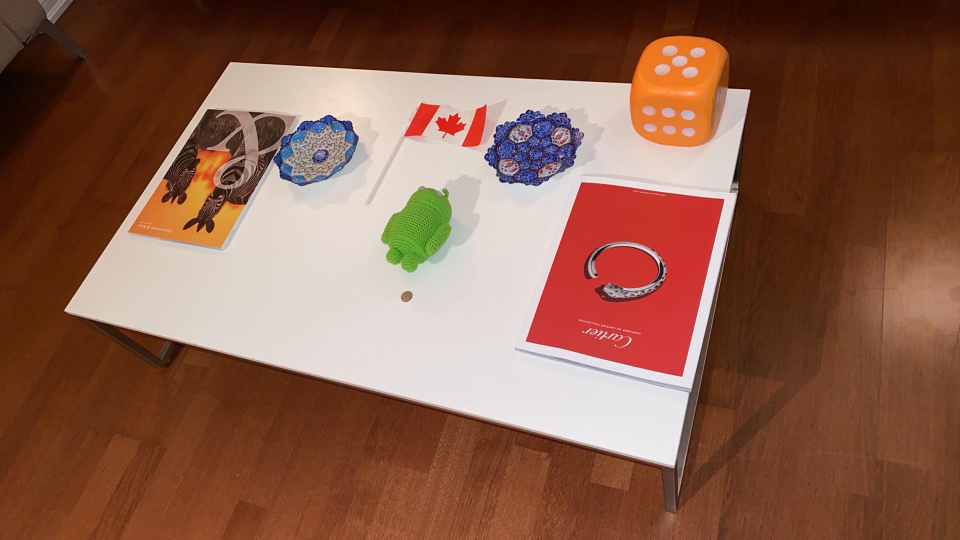
#> input picture src/images/1/right.jpg, 1920 x 1080 px (shown at 1/2 size)
$ python fruit_box.py --input images/1/right.jpg
#> lines starting #> are read from the running program, lines starting #| are printed output that depends on the picture
from PIL import Image
import argparse
import numpy as np
import matplotlib.pyplot as plt
import cv2

parser = argparse.ArgumentParser(description='Object labelling tool')
parser.add_argument('--input',
                    help='Image source')

args = parser.parse_args()

image_name = args.input
image = cv2.imread(image_name)
#> image is the input picture: shape (1080, 1920, 3); mean B, G, R 75.1, 93.6, 136.6

image = cv2.resize(image, (image.shape[1] // 4, image.shape[0] // 4))
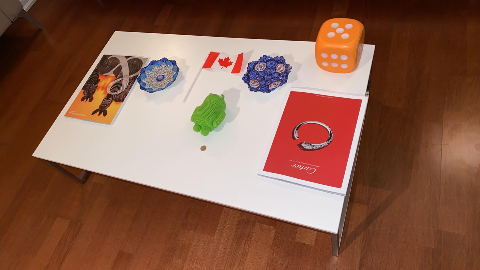
#> image: shape (270, 480, 3); mean B, G, R 75.2, 93.7, 136.8
# image = np.array(image)

show_crosshair = False
from_center = False
#> (the run stopped early here; a loop or call above may not have finished)
